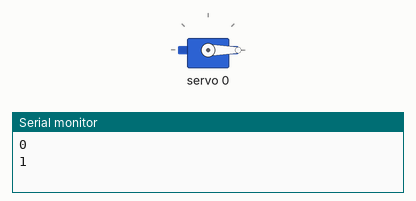
Bench run of a sketch on a simulated Arduino Uno, built with avr-gcc and run on an emulated ATmega328P. Parts: servo, the last lines printed to the serial monitor.

Above: at 0.2 s.
At 18.91 s:
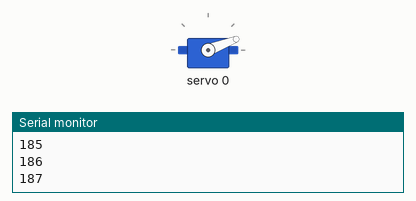
At 27.59 s:
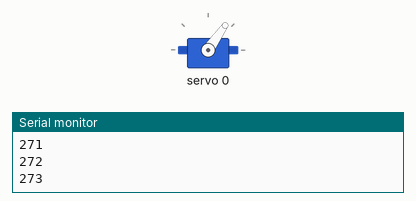
At 36.3 s:
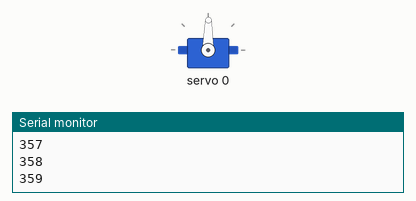
Timing chart, 0 to 40.0 s (numbered marks = the images above):
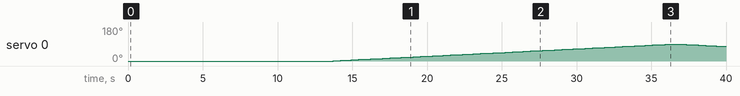

Measured:
- by itself, servo 0: rises from 0° to 89° in 22.5 s, then falls to 77° in 3.6 s

The sketch:

code_for_servo_motors.ino
```cpp
#include <Wire.h>
#include <Adafruit_PWMServoDriver.h>

// called this way , it uses the default address 0x40
Adafruit_PWMServoDriver pwm = Adafruit_PWMServoDriver();
// you can also call it with a different address you want
//Adafruit_PWMServoDriver pwm = Adafruit_PWMServoDriver(0x41);

// Depending on your servo make , the pulse width min and max may vary, you
// want these to be as small/large as possible without hitting the hard stop
// for the max range. you will hace to tweak them as necessary to match the servos you have

//#define SERVOMIN 130 // this is the 'minimum' pulse length count (out of 4096) for the HD-1800A servo
//#define SERVOMAX 530 // this is the 'maximum' pulse length count (out of 4096) for the HD-1800A servo

#define SERVOMIN 0    // 1 // this is the 'minimum' pulse length count (out of 4096) for the SM-S4303R continuous rotation servo
#define SERVOMAX 360  // 380 // this is the 'maximum' pulse length count (out of 4096) for the SM-S4303R continuous rotation servo

// we use map function because the PWM on the shield is 12 bit while on the arduino is 8 bit
int pulselength_0   = map(0,0,180,SERVOMIN,SERVOMAX);
int pulselength_45  = map(45,0,180,SERVOMIN,SERVOMAX);
int pulselength_90  = map(90,0,180,SERVOMIN,SERVOMAX);
int pulselength_135 = map(135,0,180,SERVOMIN,SERVOMAX);
int pulselength_160 = map(160,0,180,SERVOMIN,SERVOMAX);
int pulselength_180 = map(180,0,180,SERVOMIN,SERVOMAX);

void setup()
{
  Serial.begin(9600);
  pwm.begin();

  pwm.setPWMFreq(60); // Analog servos run at ~60 HZ updates

}

void loop()
{
  // Drive each servo one at a time
  // use pulselength = map(degress,0,180,SERVOMIN,SERVOMAX); to convert degrees to pulse length

  for(uint16_t pulselen = SERVOMIN; pulselen < SERVOMAX; pulselen++)
  {
    Serial.println(pulselen);
    // setPWM(cahnnel,on,off); => channel : to select which servo motor , you will find them numbered on the shield
    //                            on : the tick (between 0..4095 when the signal should transition from low to high
    //                            off : the tick (between 0..4095 when the signal should transition from high to low
    pwm.setPWM(0,0,pulselen);
    delay(100);
  }
  delay(500);
  for(uint16_t pulselen = SERVOMAX; pulselen > SERVOMIN; pulselen--)
  {
    pwm.setPWM(0,0,pulselen);
    delay(100);
  }
  delay(500);

  // Uncomment the following lines to make the servo move to specific posotions
  // CRS : continous rotation servo
//  pwm.setPWM(0,0,pulselength_0);    // Turn servo to 0 degrees (make pulselength 1 for a CRS - this will make it turn CCW at top speed)
//  delay(500);
//  pwm.setPWM(0,0,pulselength_45);   // Turn servo to 45 degrees (if using a CRS , it will turn CCW at medium speed)
//  delay(500);
//  pwm.setPWM(0,0,pulselength_90);   // Turn servo to 90 degrees (if using a CRS , it will stop)
//  delay(500);
//  pwm.setPWM(0,0,pulselength_135);  // Turn servo to 135 degrees (if using a CRS , it will turn CW at medium speed)
//  delay(500);
//  pwm.setPWM(0,0,pulselength_160);  // Turn servo to 160 degrees (is using a CRS , it will turn CW at higher medium speed)
//  delay(500);
//  pwm.setPWM(0,0,pulselength_180);  // Turn servo to 180 degrees (if using a CRS , it will turn CW at top speed)
//  delay(500);
}
```
